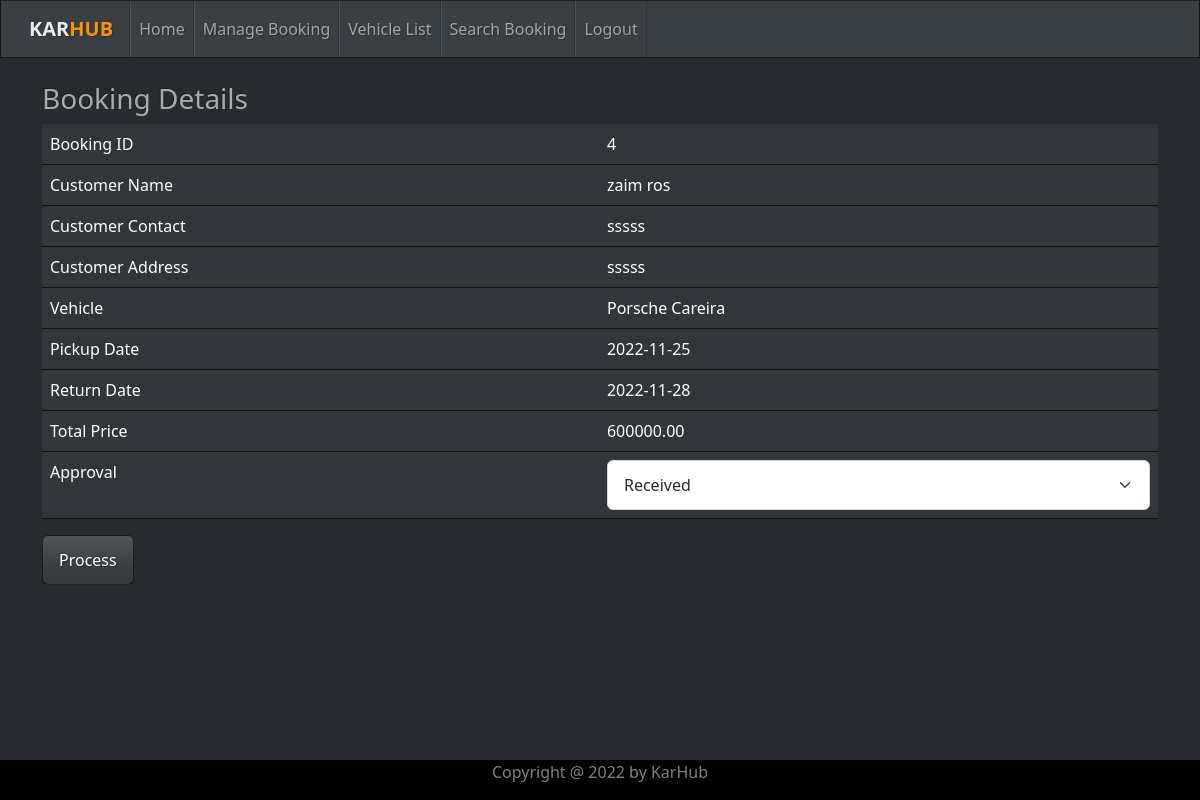
Page /staffapproval.php?id=4 (signed in) on the committed database.
### tables this page shows
CREATE TABLE `tb_booking` (
  `b_id` int(11) NOT NULL,
  `b_customer` varchar(20) NOT NULL,
  `b_vehicle` varchar(20) NOT NULL,
  `b_pickupdate` date NOT NULL,
  `b_returndate` date NOT NULL,
  `b_totalprice` decimal(9,2) NOT NULL,
  `b_status` int(5) NOT NULL
);

CREATE TABLE `tb_users` (
  `u_id` varchar(15) NOT NULL COMMENT 'user_id',
  `u_pwd` varchar(50) NOT NULL COMMENT 'user_password',
  `u_name` varchar(200) NOT NULL COMMENT 'user_name',
  `u_address` varchar(200) DEFAULT NULL COMMENT 'user_address',
  `u_phone` varchar(20) NOT NULL COMMENT 'user_phone_number',
  `u_license` varchar(15) NOT NULL COMMENT 'user_license',
  `u_type` varchar(2) NOT NULL COMMENT 'user_type'
);

CREATE TABLE `tb_vehicle` (
  `vh_registration` varchar(20) NOT NULL,
  `vh_type` varchar(15) NOT NULL,
  `vh_model` varchar(15) NOT NULL,
  `vh_year` year(4) NOT NULL,
  `vh_price` decimal(9,2) NOT NULL
);

### staffapproval.php (the view, shortened to what this page needs)
<?php
include 'headerstaff.php';
include ("dbconnect.php");
if(isset($_GET['id']))
{
    $bid = $_GET['id'];
}
$sql = "SELECT * FROM tb_booking
        LEFT JOIN tb_vehicle ON tb_booking.b_vehicle = tb_vehicle.vh_registration
        LEFT JOIN tb_status ON tb_booking.b_status = tb_status.s_id
        LEFT JOIN tb_users ON tb_booking.b_customer = tb_users.u_id
        WHERE b_id='$bid'";
$result = mysqli_query($con,$sql);
$row = mysqli_fetch_array($result);
?>
<div class="container">
<br><h3>Booking Details</h3>
<form class="form-horizontal" method="POST" action="staffapprovalprocess.php">
    <table class="table table-hover">
        <tr>
            <td>Booking ID</td>
            <td><?php echo $bid;?></td>
        </tr>
        <tr>
            <td>Customer Name</td>
            <td><?php echo $row['u_name'];?></td>
        </tr>
        <tr>
            <td>Customer Contact</td>
            <td><?php echo $row['u_phone'];?></td>
        </tr>
        <tr>
            <td>Customer Address</td>
            <td><?php echo $row['u_address'];?></td>
        </tr>
        <tr>
            <td>Vehicle</td>
            <td><?php echo $row['vh_model'];?></td>
        </tr>
        <tr>
            <td>Pickup Date</td>
            <td><?php echo $row['b_pickupdate'];?></td>
        </tr>
        <tr>
            <td>Return Date</td>
            <td><?php echo $row['b_returndate'];?></td>
        </tr>
        <tr>
            <td>Total Price</td>
            <td><?php echo $row['b_totalprice'];?></td>
        </tr>
        <tr>
            <td>Approval</td>
            <td>
                <?php
                    $sqlstatus = "SELECT * FROM tb_status";
                    $resultstatus = mysqli_query($con,$sqlstatus);
                    echo '<select class="form-select" name="fstatus" id="exampleSelect1">';
                        while($rowstatus = mysqli_fetch_array($resultstatus))
                        {
                            echo"<option value = '".$rowstatus['s_id']."'>".$rowstatus['s_desc']."</option>";
                        }
                    echo '</select>';
                ?>
            </td>
        </tr>
    </table>
    <button type="submit" class="btn btn-primary">Process</button>
</form>
<br><br>
</div>
<?php include 'footer.php'; ?>

### rows in the picture
tb_booking: b_customer.u_name "zaim ros", b_customer.u_phone "sssss", b_customer.u_address "sssss", b_vehicle.vh_model "Porsche Careira", b_pickupdate "2022-11-25", b_returndate "2022-11-28", b_totalprice "600000.00"

### other values in the picture
$bid "4"
form field fstatus "Received"
